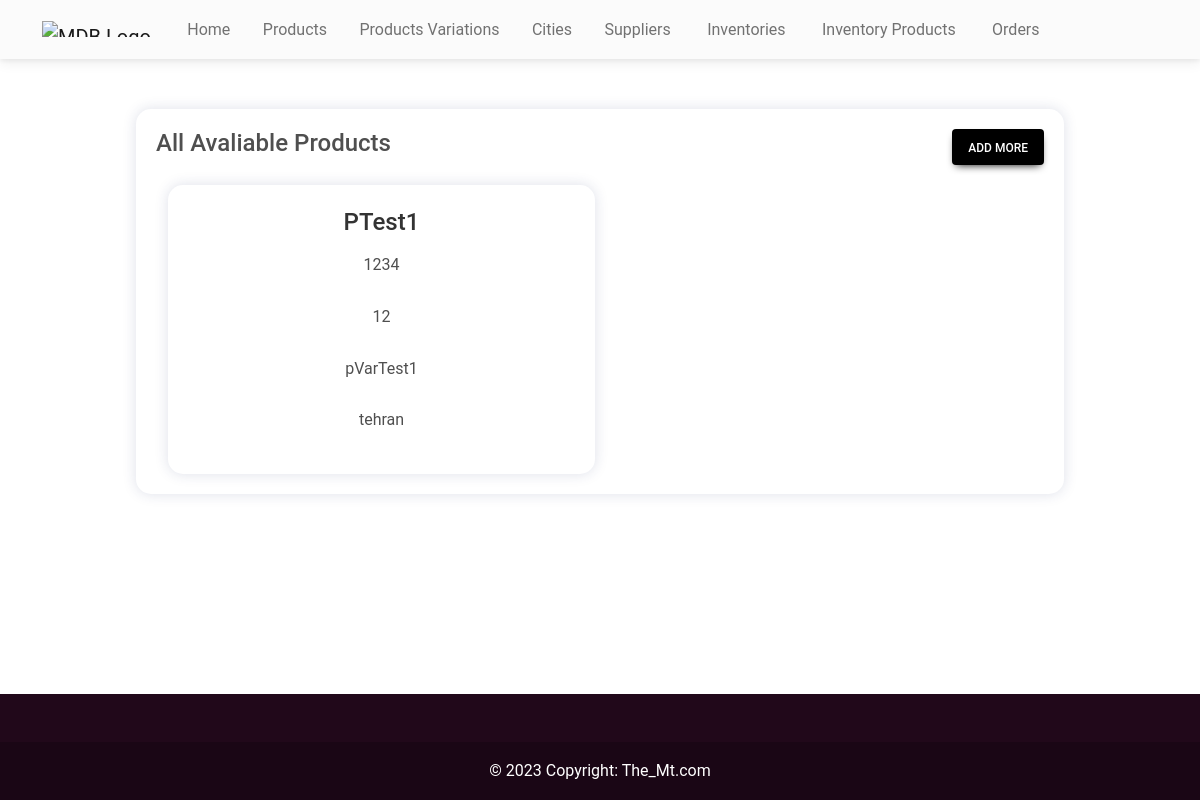
The app's page /adminHome/productList/, older data.
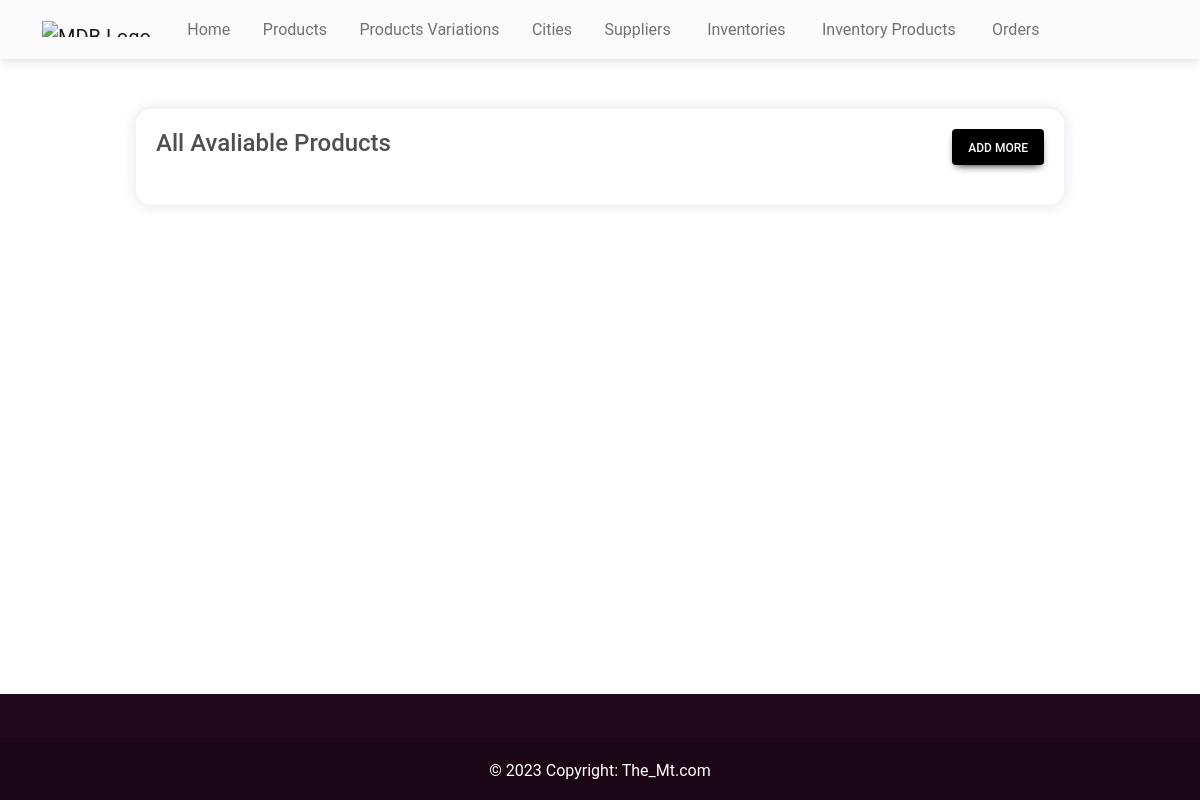
The same page, newer data.
### shop/models.py (models this page shows, shortened)
class Product(models.Model):
    name = models.CharField(max_length=200)
    price = models.CharField(max_length=200)
    quantity = models.PositiveIntegerField(verbose_name="Quantity in Kg")
    pType = models.ForeignKey(ProductVariation, on_delete=models.CASCADE, verbose_name="Category Name")
    cityId = models.ForeignKey(City, on_delete=models.CASCADE, verbose_name="City Name")

class ProductVariation(models.Model):
    name = models.CharField(max_length=200, verbose_name="Category Name")
    def __str__(self):
        return self.name

class City(models.Model):
    name = models.CharField(max_length=200, verbose_name="Name")
    def __str__(self):
        return self.name

### shop/views.py (the view)
# urls.py: path('adminHome/productList/', ProductListView.as_view(), name='productList'),
class ProductListView(ListView):
    model = Product
    template_name = 'productList.html'

### templates/productList.html (shortened to what this page needs)
{% extends 'adminBase.html' %}
{% load static %}
{% block cssLinks %}
<link rel="stylesheet" href="{% static 'css/product.css' %}" />
{% endblock cssLinks %}
{% block content %}
<section class="productList">
  <div class="wrapper">
    <div class="top">
      <h4>All Avaliable Products</h4>
      <a class="btn btn-black px-3" role="button" href="{% url  'productCreate' %}">Add more</a>
    </div>
    <div class="container">
      {% for product in object_list%}
      <div class="productCard">
        <h4>{{ product.name }}</h4>
        <p>{{ product.price }}</p>
        <p>{{ product.quantity }}</p>
        <p>{{ product.pType }}</p>
        <p>{{ product.cityId }}</p>
      </div>
      {% endfor %}
    </div>
  </div>
</section>
{% endblock content %}

Row changes from the older to the newer data that the page shows:
removed Product: name "PTest1", price "1234", quantity "12", pType "pVarTest1", cityId "tehran"
